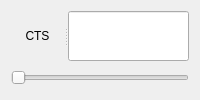
     <widget class="QFrame" name="frame_19">
      <property name="minimumSize">
       <size>
        <width>130</width>
        <height>72</height>
       </size>
      </property>
      <layout class="QVBoxLayout" name="verticalLayout_39">
       <item>
        <widget class="QSplitter" name="splitter_49">
         <property name="orientation">
          <enum>Qt::Horizontal</enum>
         </property>
         <widget class="QLabel" name="label_65">
          <property name="minimumSize">
           <size>
            <width>47</width>
            <height>25</height>
           </size>
          </property>
          <property name="maximumSize">
           <size>
            <width>999</width>
            <height>999</height>
           </size>
          </property>
          <property name="layoutDirection">
           <enum>Qt::LeftToRight</enum>
          </property>
          <property name="text">
           <string>CTS</string>
          </property>
          <property name="alignment">
           <set>Qt::AlignCenter</set>
          </property>
         </widget>
         <widget class="QLineEdit" name="lineEdit_68">
          <property name="minimumSize">
           <size>
            <width>45</width>
            <height>25</height>
           </size>
          </property>
          <property name="maximumSize">
           <size>
            <width>999</width>
            <height>999</height>
           </size>
          </property>
          <property name="layoutDirection">
           <enum>Qt::LeftToRight</enum>
          </property>
          <property name="alignment">
           <set>Qt::AlignCenter</set>
          </property>
         </widget>
        </widget>
       </item>
       <item>
        <widget class="QSlider" name="horizontalSlider_66">
         <property name="minimumSize">
          <size>
           <width>120</width>
           <height>22</height>
          </size>
         </property>
         <property name="orientation">
          <enum>Qt::Horizontal</enum>
         </property>
        </widget>
       </item>
      </layout>
     </widget>
